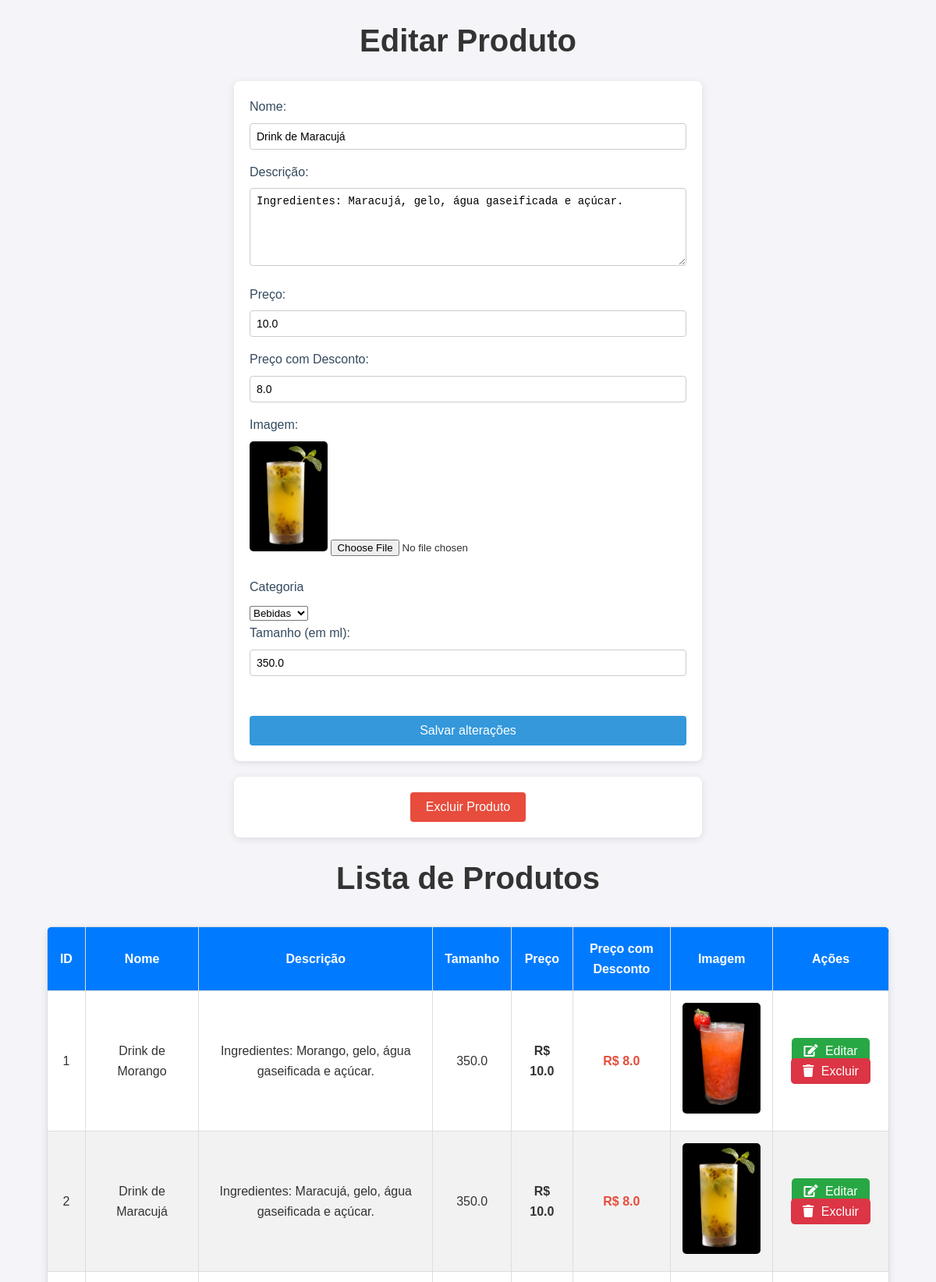
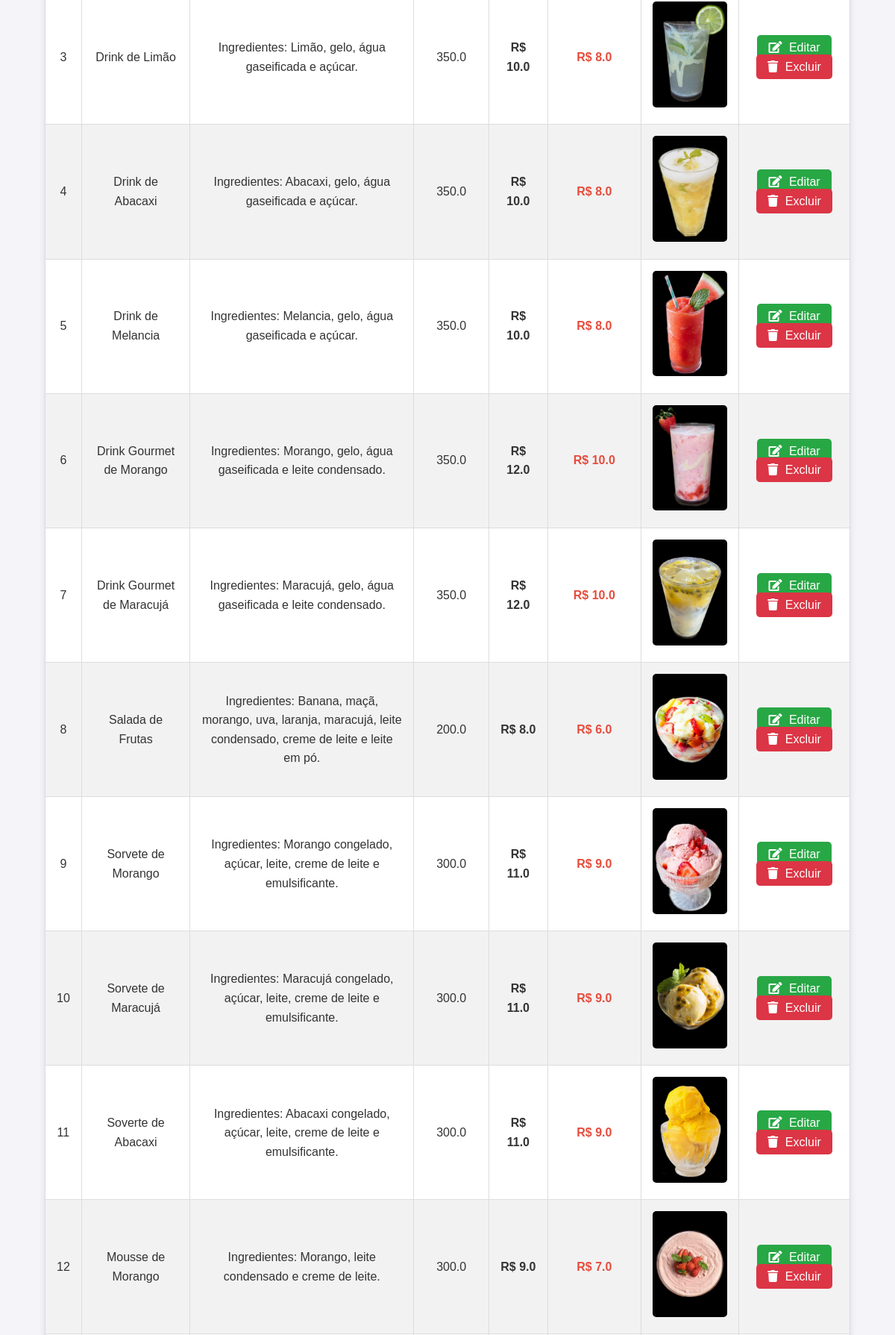
Page /crud/2 (upper part) on the committed database (2 pictures, top to bottom).
### main.py (models this page shows)
class Produto(db.Model):
    id = db.Column(db.Integer, primary_key=True)
    nome = db.Column(db.String(100), nullable=False)
    descricao = db.Column(db.String(200), nullable=False)
    tamanho = db.Column(db.Float, nullable=False)
    preco = db.Column(db.Float, nullable=False)
    preco_desconto = db.Column(db.Float, nullable=True)
    image = db.Column(db.String(250), nullable=False)
    categoria = db.Column(db.String(50), nullable=False)  # Adicionando a categoria

### main.py (the view, shortened to what this page needs)
@app.route('/crud', methods=['GET', 'POST'])
@app.route('/crud/<int:id>', methods=['GET', 'POST'])
def crud(id=None):
    produto = Produto.query.get(id) if id else None
    produtos = Produto.query.all()
    return render_template('crud.html', produto=produto, produtos=produtos)

### templates/crud.html (shortened to what this page needs)
<!DOCTYPE html>
<html lang="pt-BR">
<head>
    <link rel="stylesheet" href="/static/crud.css">
    <link rel="stylesheet" href="/static/listagem.css">
    <link rel="stylesheet" href="https://cdnjs.cloudflare.com/ajax/libs/font-awesome/5.15.4/css/all.min.css">
</head>
<body>
    <h1>{{ 'Editar Produto' if produto else 'Criar Produto' }}</h1>
    <form method="POST" enctype="multipart/form-data">
        <label for="nome">Nome:</label>
        <input type="text" name="nome" value="{{ produto.nome if produto else '' }}" required><br>
        <label for="descricao">Descrição:</label>
        <textarea name="descricao" required>{{ produto.descricao if produto else '' }}</textarea><br>
        <label for="preco">Preço:</label>
        <input type="number" step="0.01" name="preco" value="{{ produto.preco if produto else '' }}" required><br>
        <label for="preco_desconto">Preço com Desconto:</label>
        <input type="number" step="0.01" name="preco_desconto" value="{{ produto.preco_desconto if produto else '' }}"><br>
        <label for="image">Imagem:</label>
        {% if produto.image %}
        <img src="/{{ produto.image }}" alt="{{ produto.nome }}" width="100">
        <input type="file" name="image"><br><br>
        {% else %}
        <input type="file" name="image" required><br><br>
        {% endif %}
        <label for="categoria">Categoria</label>
        <select id="categoria" name="categoria" required>
            <option value="bebidas" {% if produto and produto.categoria == 'bebidas' %}selected{% endif %}>Bebidas</option>
        </select>
        <label for="tamanho">Tamanho (em ml):</label>
        <input type="number" step="0.01" name="tamanho" value="{{ produto.tamanho if produto else '' }}" required><br><br>
        <button type="submit">{{ 'Salvar alterações' if produto else 'Criar Produto' }}</button>
    </form>
    {% if produto %}
    <form action="{{ url_for('delete', id=produto.id) }}" method="POST">
        <button type="submit" class="btn-delete">Excluir Produto</button>
    </form>
    {% endif %}
    <h1>Lista de Produtos</h1>
    <table>
        <thead>
            <tr>
                <th>ID</th>
                <th>Nome</th>
                <th>Descrição</th>
                <th>Tamanho</th>
                <th>Preço</th>
                <th>Preço com Desconto</th>
                <th>Imagem</th>
                <th>Ações</th>
            </tr>
        </thead>
        <tbody>
            {% for produto in produtos %}
            <tr>
                <td>{{ produto.id }}</td>
                <td>{{ produto.nome }}</td>
                <td>{{ produto.descricao }}</td>
                <td>{{ produto.tamanho }}</td>
                <td class="price">R$ {{ produto.preco }}</td>
                <td class="price discount-price">R$ {{ produto.preco_desconto }}</td>
                <td><img src="/{{ produto.image }}" alt="{{ produto.nome }}"></td>
                <td>
                    <a href="/crud/{{produto.id}}" class="btn btn-edit">
                        <i class="fas fa-edit"></i> Editar
                    </a>
                    <a href="/delete/{{produto.id}}" onclick="return confirm('Deseja realmente excluir?')" class="btn btn-delete">
                        <i class="fas fa-trash"></i> Excluir
                    </a>
                </td>
            </tr>
            {% endfor %}
        </tbody>
    </table>
</body>
</html>

### static/crud.css (style rules this page uses)
* { margin: 0; padding: 0; box-sizing: border-box; }
body { font-family: Arial, sans-serif; background-color: #f4f4f4; color: #333; line-height: 1.6; padding: 20px; }
h1 { text-align: center; margin-bottom: 20px; font-size: 24px; color: #2c3e50; }
form { max-width: 600px; margin: 0 auto; background-color: #fff; padding: 20px; border-radius: 8px; box-shadow: 0 2px 10px rgba(0, 0, 0, 0.1); }
label { display: block; font-size: 16px; margin-bottom: 8px; color: #34495e; }
input[type="text"], input[type="number"], textarea { width: 100%; padding: 8px; margin-bottom: 16px; border: 1px solid #ccc; border-radius: 4px; font-size: 14px; }
textarea { height: 100px; resize: vertical; }
button { background-color: #3498db; color: #fff; padding: 10px 20px; border: none; border-radius: 4px; font-size: 16px; cursor: pointer; width: 100%; transition: background-color 0.3s ease; }
form > button { margin-top: 10px; }
form[action*="delete"] { margin-top: 20px; text-align: center; }
form[action*="delete"] button { background-color: #e74c3c; width: auto; margin: 0 auto; display: inline-block; }

### static/listagem.css (style rules this page uses)
body { font-family: 'Arial', sans-serif; background-color: #f4f4f9; margin: 0; padding: 0; }
h1 { text-align: center; margin-top: 20px; font-size: 2.5rem; color: #333; }
.btn i { margin-right: 5px; }
a { text-decoration: none; font-size: 1.2rem; color: #007bff; background-color: #f8f9fa; padding: 10px 20px; border-radius: 5px; transition: background-color 0.3s ease; }
table { width: 90%; margin: 30px auto; border-collapse: collapse; background-color: white; box-shadow: 0 4px 10px rgba(0, 0, 0, 0.1); border-radius: 8px; overflow: hidden; }
th, td { padding: 15px; text-align: center; border: 1px solid #ddd; }
th { background-color: #007bff; color: white; }
tr:nth-child(even) { background-color: #f2f2f2; }
img { max-width: 100px; height: auto; border-radius: 5px; }
.price { font-weight: bold; }
.discount-price { color: #e74c3c; }
.btn { padding: 8px 15px; font-size: 1rem; border-radius: 5px; text-decoration: none; color: white; display: inline; margin: 5px; }
.btn-edit { background-color: #28a745; }
.btn-delete { background-color: #dc3545; }

### rows in the picture
Produto: nome "Drink de Maracujá", descricao "Ingredientes: Maracujá, gelo, água gaseificada e açúcar.", preco "10.0", preco_desconto "8.0", image (picture), categoria "Bebidas", tamanho "350.0", id "2"
Produto: id "1", nome "Drink de Morango", descricao "Ingredientes: Morango, gelo, água gaseificada e açúcar.", tamanho "350.0", preco "10.0", preco_desconto "8.0", image (picture)
Produto: id "3", nome "Drink de Limão", descricao "Ingredientes: Limão, gelo, água gaseificada e açúcar.", tamanho "350.0", preco "10.0", preco_desconto "8.0", image (picture)
Produto: id "4", nome "Drink de Abacaxi", descricao "Ingredientes: Abacaxi, gelo, água gaseificada e açúcar.", tamanho "350.0", preco "10.0", preco_desconto "8.0", image (picture)
Produto: id "5", nome "Drink de Melancia", descricao "Ingredientes: Melancia, gelo, água gaseificada e açúcar.", tamanho "350.0", preco "10.0", preco_desconto "8.0", image (picture)
Produto: id "6", nome "Drink Gourmet de Morango", descricao "Ingredientes: Morango, gelo, água gaseificada e leite condensado.", tamanho "350.0", preco "12.0", preco_desconto "10.0", image (picture)
Produto: id "7", nome "Drink Gourmet de Maracujá", descricao "Ingredientes: Maracujá, gelo, água gaseificada e leite condensado.", tamanho "350.0", preco "12.0", preco_desconto "10.0", image (picture)
Produto: id "8", nome "Salada de Frutas", descricao "Ingredientes: Banana, maçã, morango, uva, laranja, maracujá, leite condensado, creme de leite e leite em pó.", tamanho "200.0", preco "8.0", preco_desconto "6.0", image (picture)
Produto: id "9", nome "Sorvete de Morango", descricao "Ingredientes: Morango congelado, açúcar, leite, creme de leite e emulsificante.", tamanho "300.0", preco "11.0", preco_desconto "9.0", image (picture)
Produto: id "10", nome "Sorvete de Maracujá", descricao "Ingredientes: Maracujá congelado, açúcar, leite, creme de leite e emulsificante.", tamanho "300.0", preco "11.0", preco_desconto "9.0", image (picture)
Produto: id "11", nome "Soverte de Abacaxi", descricao "Ingredientes: Abacaxi congelado, açúcar, leite, creme de leite e emulsificante.", tamanho "300.0", preco "11.0", preco_desconto "9.0", image (picture)
Produto: id "12", nome "Mousse de Morango", descricao "Ingredientes: Morango, leite condensado e creme de leite.", tamanho "300.0", preco "9.0", preco_desconto "7.0", image (picture)

### other values in the picture
{{ 'Editar Produto' if produto else 'Criar Produto' }} "Editar Produto"
{{ 'Salvar alterações' if produto else 'Criar Produto' }} "Salvar alterações"
